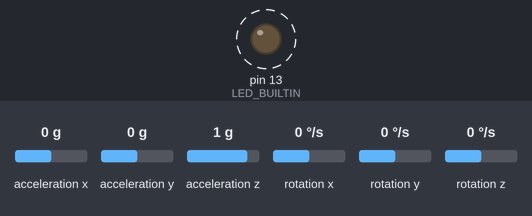
A sketch run on a simulated Arduino Uno, built for the host (arithmetic inside an expression is 32-bit, double 64-bit). On the bench: output pins drawn as LEDs (lit = HIGH). Dashed ring = blinking. The test bench sets the inputs (shaded band); at power-on: acceleration x 0 g, acceleration y 0 g, acceleration z 1 g, rotation x 0 °/s, rotation y 0 °/s, rotation z 0 °/s. Storage starts empty; what the sketch prints to the serial monitor is not drawn. At 22.1 s the program stops and its outputs stay as they are.

Above: at 2.16 s.
Timing chart, 0 to 5.1 s (numbered marks = the images above):
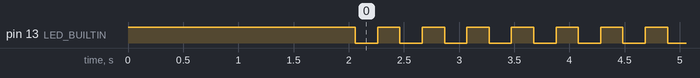

Measured:
- by itself, pin 13 (LED_BUILTIN): alternates HIGH for 0.20 s and LOW for 0.20 s, 100 changes in all, then stays HIGH

The sketch:

main.ino
```cpp
#include "I2Cdev.h"
#include "MPU6050.h"
#include <Wire.h>
#include "SdFat.h"
#include <SPI.h>

//////////////////////////////////
//      File system object      //
//////////////////////////////////
SdFat sd;
SdFile dataFile;
#define FILE_BASE_NAME "Data"
#define ARRAY_LENGTH 25
#define MEASUREMENT_TIME 20000
#define BUFFER_SIZE 512
char fileName[13] = FILE_BASE_NAME "00.dat";

//////////////////////////////////
//        IMU Definition        //
//////////////////////////////////
MPU6050 mpu;

//////////////////////////////////////////
//   Error messages stored in flash.    //
//////////////////////////////////////////
#define error(msg) sd.errorHalt(F(msg))

//////////////////////////////////////////
//          Other definitions           //
//////////////////////////////////////////
long int flush_interval = 200;
long int prev_flush = 0;
int lines = 0;
long unsigned start_time;


struct dataStore {
  unsigned long timestamp;
  int16_t accX;
  int16_t accY;
  int16_t accZ;
  int16_t gyrX;
  int16_t gyrY;
  int16_t gyrZ;
};


void setup() {
  pinMode(LED_BUILTIN, OUTPUT);
  digitalWrite(LED_BUILTIN,HIGH);
  Wire.begin();
  Wire.setClock(400000L);
  Serial.begin(250000);
  while (!Serial);                    // wait until finished
  Serial.print(F("Initializing I2C devices..."));
  mpu.initialize();
  delay(500);
  // verify connection
  Serial.print(F("Testing device connections..."));
  Serial.println(mpu.testConnection() ? F("MPU6050 connection successful") : F("MPU6050 connection failed"));
//  if (!mpu.testConnection())
//  {
//    while(1)
//    {
//      digitalWrite(LED_BUILTIN, !digitalRead(LED_BUILTIN));
//      delay(100);
//      if(mpu.testConnection())
//      {
//        break;
//      }
//    }
//  }
  Serial.print("Calibrations starting");
  calibration();
  mpu.setFullScaleAccelRange(3);
  mpu.setFullScaleGyroRange(0);
//  Serial.print("Acceleration range: "); Serial.println(mpu.getFullScaleAccelRange());
  Serial.println("");
  Serial.println("Gyroscope calibration complete");

  //  initialize SD card
  Serial.print(F("Initializing SD card..."));
  int chipSelect = 4;
  if (!sd.begin(chipSelect, SPI_HALF_SPEED)) {
    sd.initErrorHalt();
  }
  filecreate();                       //create file and write header
  Serial.println(F("SD Initialized, measurements begin"));
  start_time = millis();
}

void loop() {
  int16_t ax, ay, az, gx, gy, gz;
  struct dataStore dataBuffer;
  int i = 0;
    mpu.getMotion6(&ax, &ay, &az, &gx, &gy, &gz);
    dataBuffer.timestamp = micros();
    dataBuffer.accX = ax;
    dataBuffer.accY = ay;
    dataBuffer.accZ = az;
    dataBuffer.gyrX = gx;
    dataBuffer.gyrY = gy;
    dataBuffer.gyrZ = gz;
    dataFile.write((const uint8_t *)&dataBuffer, sizeof(dataBuffer));

//    if(millis()<10020 && millis()>10000)
//    {
//      Serial.print("ax: ");Serial.print(ax);Serial.print("\t");Serial.print("ay: ");Serial.print(ay);Serial.print("\t");Serial.print("az: ");Serial.println(az);
//    }
//    mpu.getMotion6(&ax, &ay, &az, &gx, &gy, &gz);
 //   dataFile.print(millis());dataFile.write(',');dataFile.print(ax);dataFile.write(',');dataFile.print(ay);dataFile.write(',');dataFile.print(az);dataFile.write(',');dataFile.print(gx);dataFile.write(',');dataFile.print(gy);dataFile.write(',');dataFile.println(gz);
 //
    lines++;

  if (millis() - prev_flush >= flush_interval)
  {
    prev_flush = millis();
    dataFile.sync();
    //state = !state;
    digitalWrite(LED_BUILTIN, !digitalRead(LED_BUILTIN));
    //digitalWrite(LED_BUILTIN, (state) ? HIGH : LOW);
    //Serial.println("FLUSHED!");
  }
  if(millis()-start_time >= MEASUREMENT_TIME)
  {
    dataFile.close();
    Serial.print("File finished, ");Serial.print(lines);Serial.print(" number of measurements in ");Serial.print((millis()-start_time)/1000);Serial.println(" seconds.");
    delay(20);
    SPI.end();
    digitalWrite(LED_BUILTIN, HIGH);
    delay(20);
    while(1);
  }
}


//////////////////////////////////////////////
//                  FUNCTIONS               //
//////////////////////////////////////////////
void filecreate() {
  Serial.print("Creating file...");
  const uint8_t BASE_NAME_SIZE = sizeof(FILE_BASE_NAME) - 1;
  // Find an unused file name.
  if (BASE_NAME_SIZE > 6) {
    error("FILE_BASE_NAME too long");
  }
  while (sd.exists(fileName)) {
    if (fileName[BASE_NAME_SIZE + 1] != '9') {
      fileName[BASE_NAME_SIZE + 1]++;
    }
    else if (fileName[BASE_NAME_SIZE] != '9') {
      fileName[BASE_NAME_SIZE + 1] = '0';
      fileName[BASE_NAME_SIZE]++;
    }
    else {
      error("Can't create file name");
    }
  }
  if (!dataFile.open(fileName, O_CREAT | O_WRITE)) {
    error("file.open");
  }
  //dataFile.println(F("Time,AccX,AccY,AccZ,RotX,RotY,RotZ"));
  //dataFile.sync();
  Serial.print(fileName); Serial.println(" created");
}

void calibration() {
  // Calibrate gyro
  int i = 5, itterations = 100;
  int16_t cal_gx = 0, cal_gy = 0, cal_gz = 0;
  mpu.setXGyroOffset(0);                      //set offsets to 0
  mpu.setYGyroOffset(0);
  mpu.setZGyroOffset(0);

  getMeanRot(&cal_gx, &cal_gy, &cal_gz, itterations);         // Get mean values from gyroscope
  getOffset(&cal_gx, &cal_gy, &cal_gz);

  mpu.setXAccelOffset(-1387);                 // Accel offsets barely change, set vaue
  mpu.setYAccelOffset(-2039);
  mpu.setZAccelOffset(730);
  mpu.setXGyroOffset(cal_gx);                 // Gyro offsets are calibrated each startup above
  mpu.setYGyroOffset(cal_gy);
  mpu.setZGyroOffset(cal_gz);
}

void getMeanRot(int16_t* mean_gx, int16_t* mean_gy, int16_t* mean_gz, int itterations) {
  int i = 0;
  int16_t gx, gy, gz;
  long int buff_gx = 0, buff_gy = 0, buff_gz = 0;

  while (i < (itterations + 101)){
    mpu.getRotation(&gx, &gy, &gz);
    if (i > 100 && i <= (itterations + 100)){
      buff_gx = buff_gx + gx;
      buff_gy = buff_gy + gy;
      buff_gz = buff_gz + gz;
    }
    if (i == (itterations + 100)){
      buff_gx = buff_gx / itterations;
      buff_gy = buff_gy / itterations;
      buff_gz = buff_gz / itterations;
    }
    i++;
    delay(2); //Needed so we don't get repeated measures
  }
  *mean_gx = (int16_t)buff_gx;
  *mean_gy = (int16_t)buff_gy;
  *mean_gz = (int16_t)buff_gz;
}

void getOffset(int16_t* mean_gyrox, int16_t *mean_gyroy, int16_t *mean_gyroz){
  int gx_offset, gy_offset, gz_offset, giro_deadzone = 2;
  int16_t mean_gx, mean_gy, mean_gz;
  gx_offset = -*mean_gyrox / 4;
  gy_offset = -*mean_gyroy / 4;
  gz_offset = -*mean_gyroz / 4;
  while (1){
    int ready = 0;
    mpu.setXGyroOffset(gx_offset);
    mpu.setYGyroOffset(gy_offset);
    mpu.setZGyroOffset(gz_offset);
    getMeanRot(&mean_gx, &mean_gy, &mean_gz, 100);
    if (abs(mean_gx) <= giro_deadzone) ready++;
    else gx_offset = gx_offset - mean_gx / (giro_deadzone + 1);

    if (abs(mean_gy) <= giro_deadzone) ready++;
    else gy_offset = gy_offset - mean_gy / (giro_deadzone + 1);

    if (abs(mean_gz) <= giro_deadzone) ready++;
    else gz_offset = gz_offset - mean_gz / (giro_deadzone + 1);
    Serial.print(".");
    if (ready == 3) break;
  }
  *mean_gyrox = gx_offset;
  *mean_gyroy = gy_offset;
  *mean_gyroz = gz_offset;
}
```
